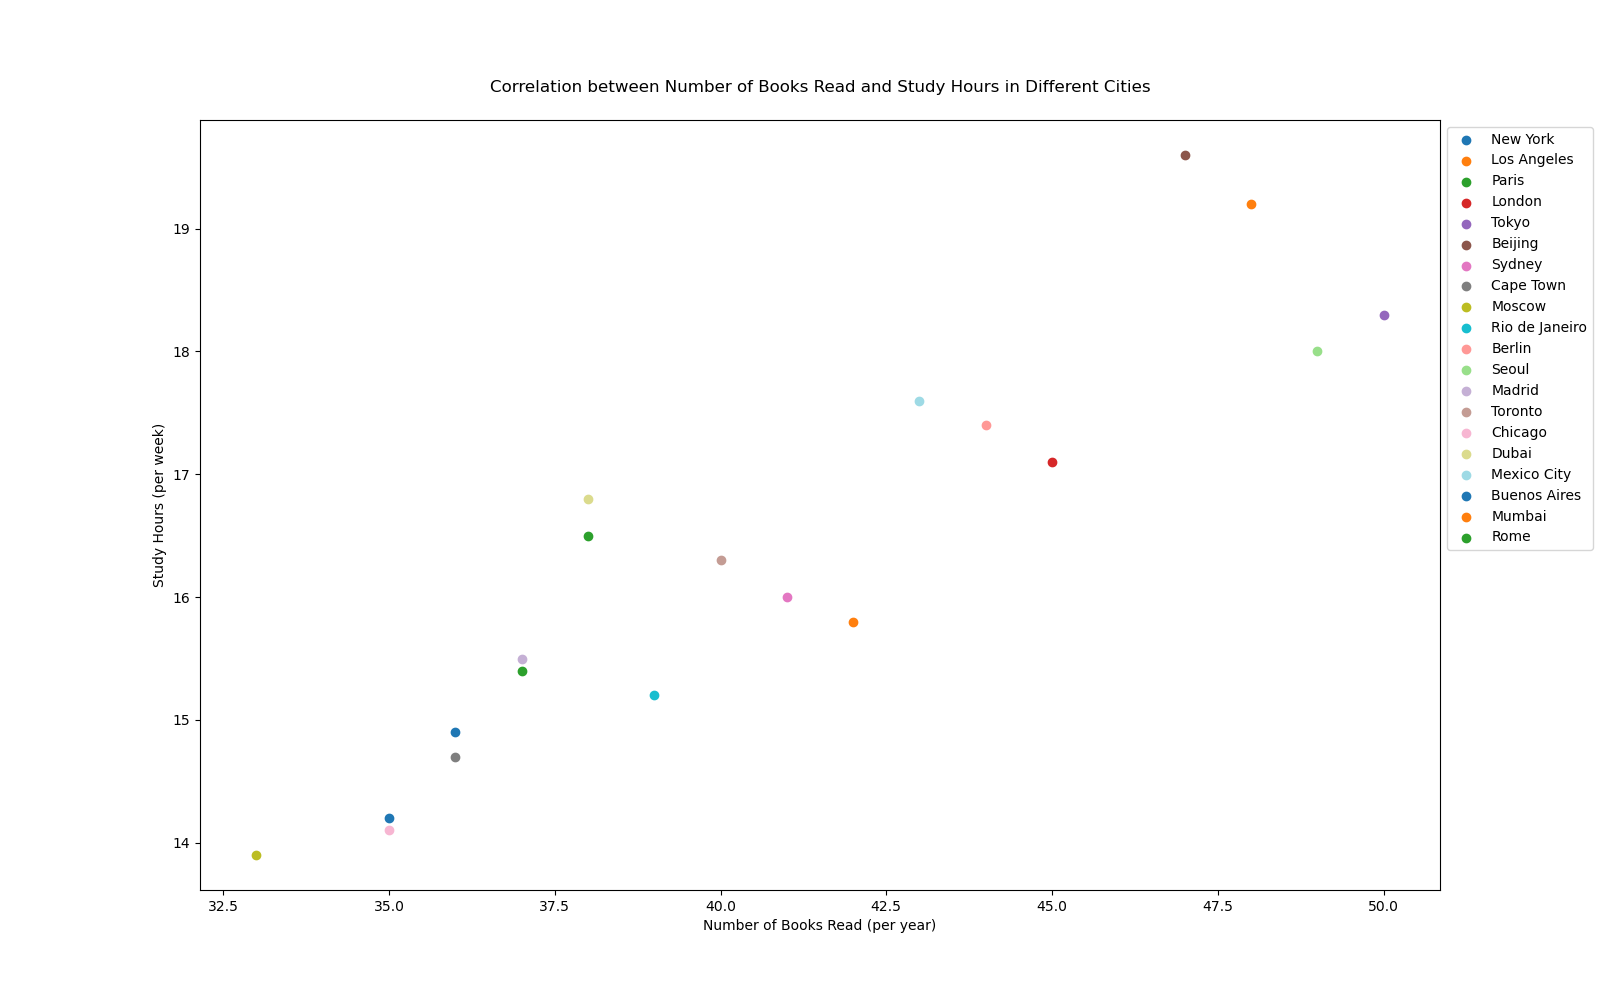

Recreate this plot in Python.

import matplotlib.pyplot as plt

city = ["New York", "Los Angeles", "Paris", "London", "Tokyo", "Beijing", "Sydney", "Cape Town", "Moscow", "Rio de Janeiro", "Berlin", "Seoul", "Madrid", "Toronto", "Chicago", "Dubai", "Mexico City", "Buenos Aires", "Mumbai", "Rome"]
books_read = [35, 42, 38, 45, 50, 47, 41, 36, 33, 39, 44, 49, 37, 40, 35, 38, 43, 36, 48, 37]
study_hours = [14.2, 15.8, 16.5, 17.1, 18.3, 19.6, 16.0, 14.7, 13.9, 15.2, 17.4, 18.0, 15.5, 16.3, 14.1, 16.8, 17.6, 14.9, 19.2, 15.4]
colors = ['#1f77b4', '#ff7f0e', '#2ca02c', '#d62728', '#9467bd', '#8c564b', '#e377c2', '#7f7f7f', '#bcbd22', '#17becf', '#ff9896', '#98df8a', '#c5b0d5', '#c49c94', '#f7b6d2', '#dbdb8d', '#9edae5', '#1f77b4', '#ff7f0e', '#2ca02c']

plt.figure(figsize=(16, 10))

for i in range(len(city)):
    plt.scatter(books_read[i], study_hours[i], color=colors[i], label=city[i])

plt.title('Correlation between Number of Books Read and Study Hours in Different Cities', pad=20)
plt.xlabel('Number of Books Read (per year)')
plt.ylabel('Study Hours (per week)')
plt.legend(loc='upper left', bbox_to_anchor=(1, 1))

plt.show()
